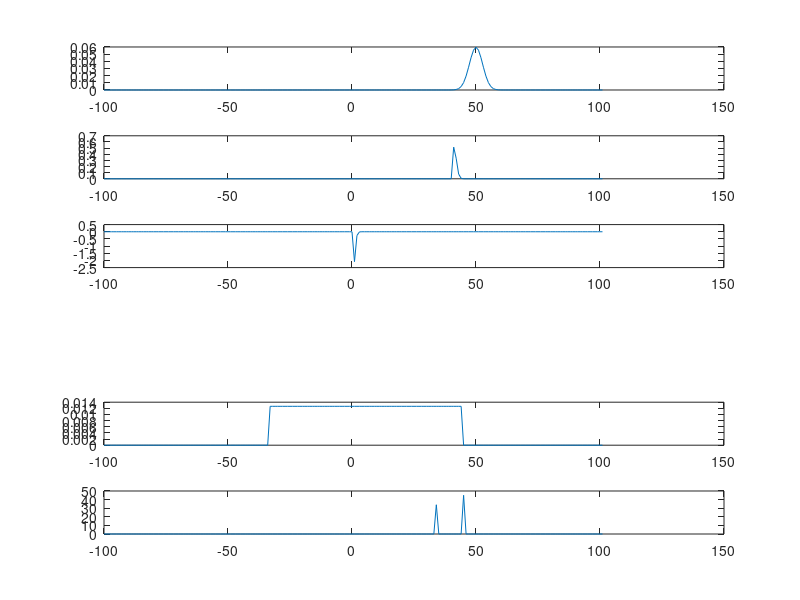

Reproduce this figure in MATLAB.
X = [];
for i=-100:101
    X = [X i];
end

GN = [];
RN = [];
ErN = [];
ExN = [];
UN = [];

for i=-100:101
    v = (1/(2*pi*2.67))*exp((-1*(i-50)*(i-50))/(2*2.67*2.67));
    GN = [GN v];
end

for i=-100:101
    v = (2/2.67)*(i-40)*exp((-1*(i-40)*(i-40))/(2.67));
    if(i<40)
        v = 0;
    end
    RN = [RN v];
end

for i=-100:101
    v = (3.7^4*i^(4-1))*(1/(factorial(4-1)))*(i-3.7)*exp(-1*3.7*i);
    if(i<0)
        v = 0;
    end
    ErN = [ErN v];
end

for i=-100:101
    v = 4.8*exp(-1*4.8*i);
    ExN = [ExN v];
end

for i=-100:101
    v=0;
    if i<45 && i>-34
        v=1/(45-(-34));
    end
    UN = [UN v];
end

IN = [];
for i=-100:101
    v=0;
    if i==45 || i==34
        v=i;
    end
    IN = [IN v];
end
subplot(6,1,1), plot(X,GN);
subplot(6,1,2), plot(X,RN);
subplot(6,1,3), plot(X,ErN);
subplot(6,1,4), plot(X,ExN);
subplot(6,1,5), plot(X,UN);
subplot(6,1,6), plot(X,IN);